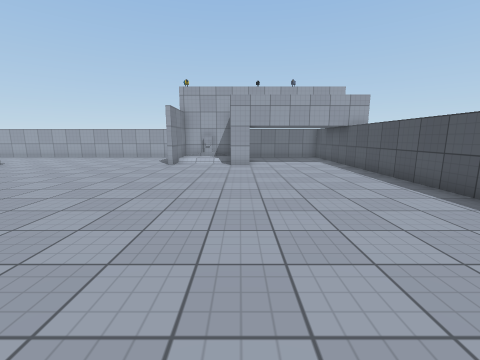
view 1 (above)

16 first-person views from a walk through a 3-D level made in the Unity game engine. The camera is 1.4 m above the floor, tilts 10° down and sees 90° across. The floor is counted in squares, 1 m on a side. Each view is taken from the middle of a square. On the plan, view 1 faces up. The plan holds only what a view shows up to about 13 squares ahead; the rest is blank. Some surface patterns are stand-ins.

view 2
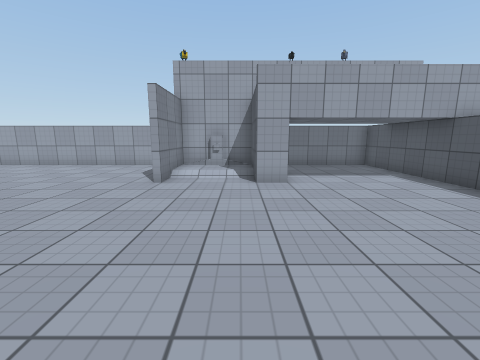

view 3
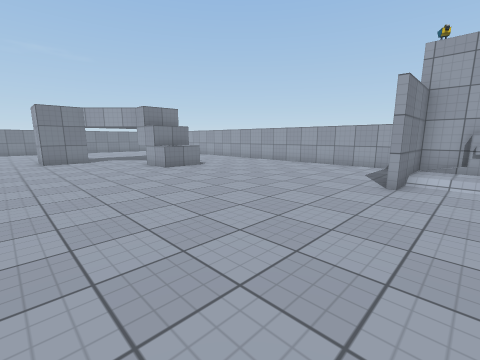

view 4
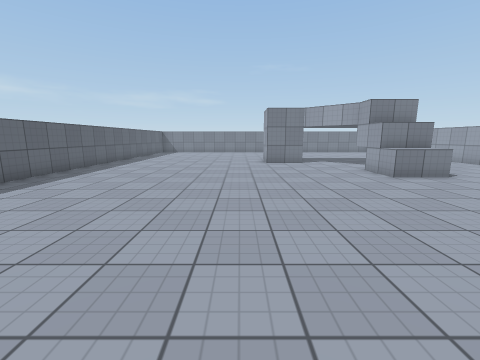

view 5
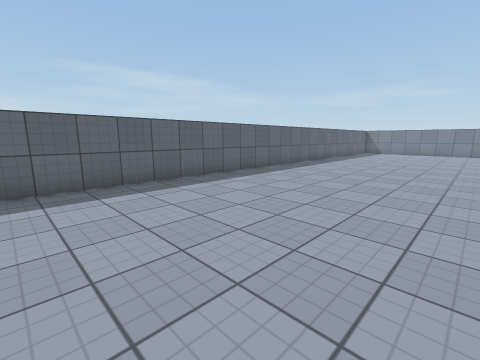

view 6
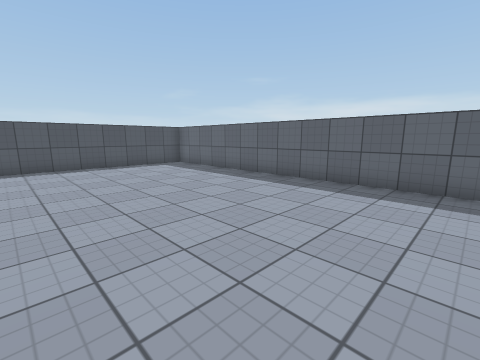

view 7
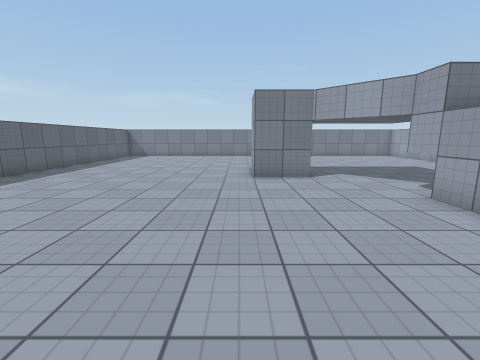

view 8
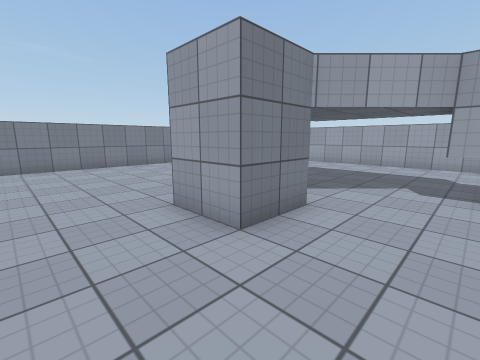

view 9
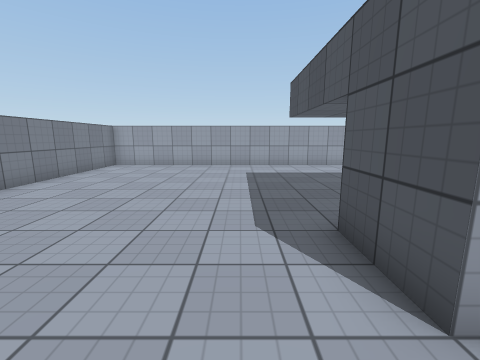

view 10
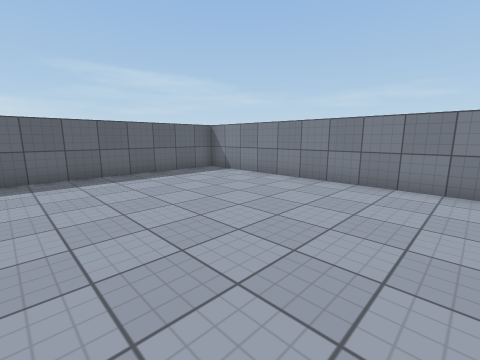

view 11
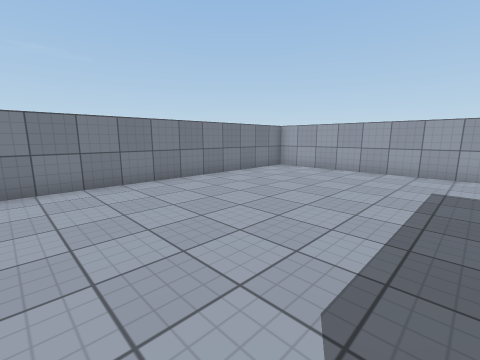

view 12
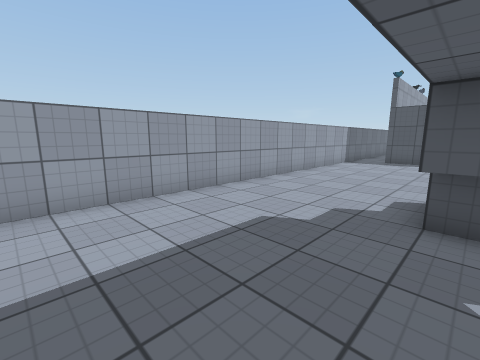

view 13
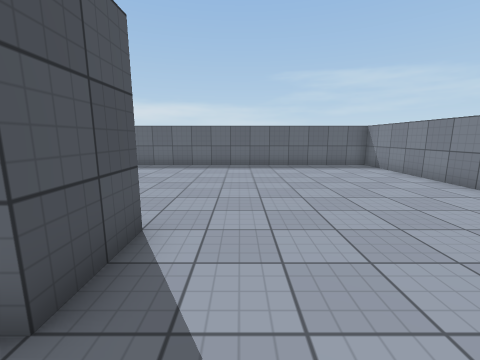

view 14
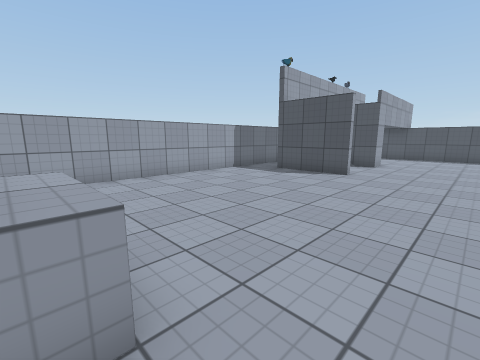

view 15
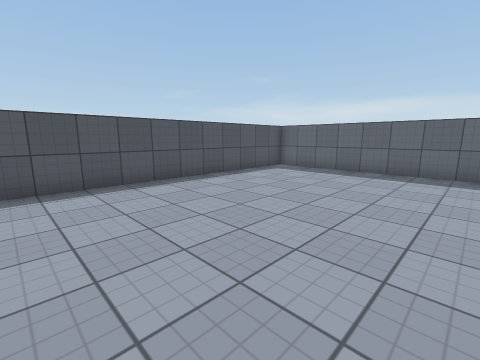

view 16
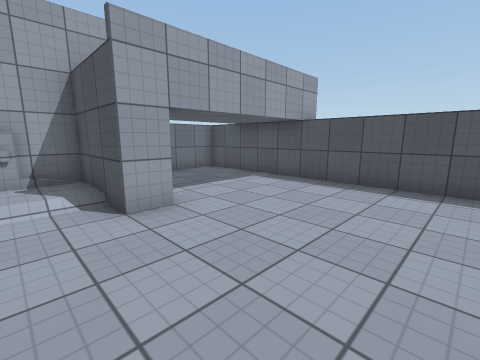

### Floor plan
Points are (right, up) in squares from view 1. A wall is a line through its corners. A room is listed if a view was taken in it or the views show most of it. See-through windows are left out.
Room 1 (views 1, 2, 3, 4, 5, 6, 7, 8, 9, 10, 11, 12, 13, 14, 15, 16)
walls: (-12.5, 10.5) (-15.5, 10.5); (-13.5, 12.6) (-13.5, 10.5); (-15.5, 11.9) (-15.5, 12.5); (-17.5, 8.6) (-17.5, 6.5) (-19.5, 6.5) (-19.5, 8.5); (-3.7, 12.4) (-3.7, 15.8); (0.6, 12.5) (-0.5, 12.5) (-0.5, 15.5) (-3.5, 15.5) (-3.5, 12.5); (-2.8, 17.5) (-27.5, 17.5) (-27.5, -2.5) (5.5, -2.5) (5.5, 17.5) (1.5, 17.5)
low walls: (-12.5, 12.6) (-12.5, 10.5); (-14.5, 11.9) (-14.5, 12.5)
objects: other object (-2, 15)

Where each view was taken, in squares from view 1:
view 1: 0 up, 0 right, facing up
view 2: 5 up, 1 left, facing up
view 3: 5 up, 2 left, facing up-left
view 4: 5 up, 4 left, facing left
view 5: 5 up, 4 left, facing down-left
view 6: 5 up, 7 left, facing down-right
view 7: 6 up, 9 left, facing left
view 8: 4 up, 15 left, facing up-left
view 9: 5 up, 21 left, facing up
view 10: 7 up, 20 left, facing down-left
view 11: 7 up, 20 left, facing up-left
view 12: 12 up, 19 left, facing up-right
view 13: 10 up, 21 left, facing down
view 14: 9 up, 13 left, facing up-right
view 15: 8 up, 2 left, facing down-right
view 16: 8 up, 2 left, facing up-right
